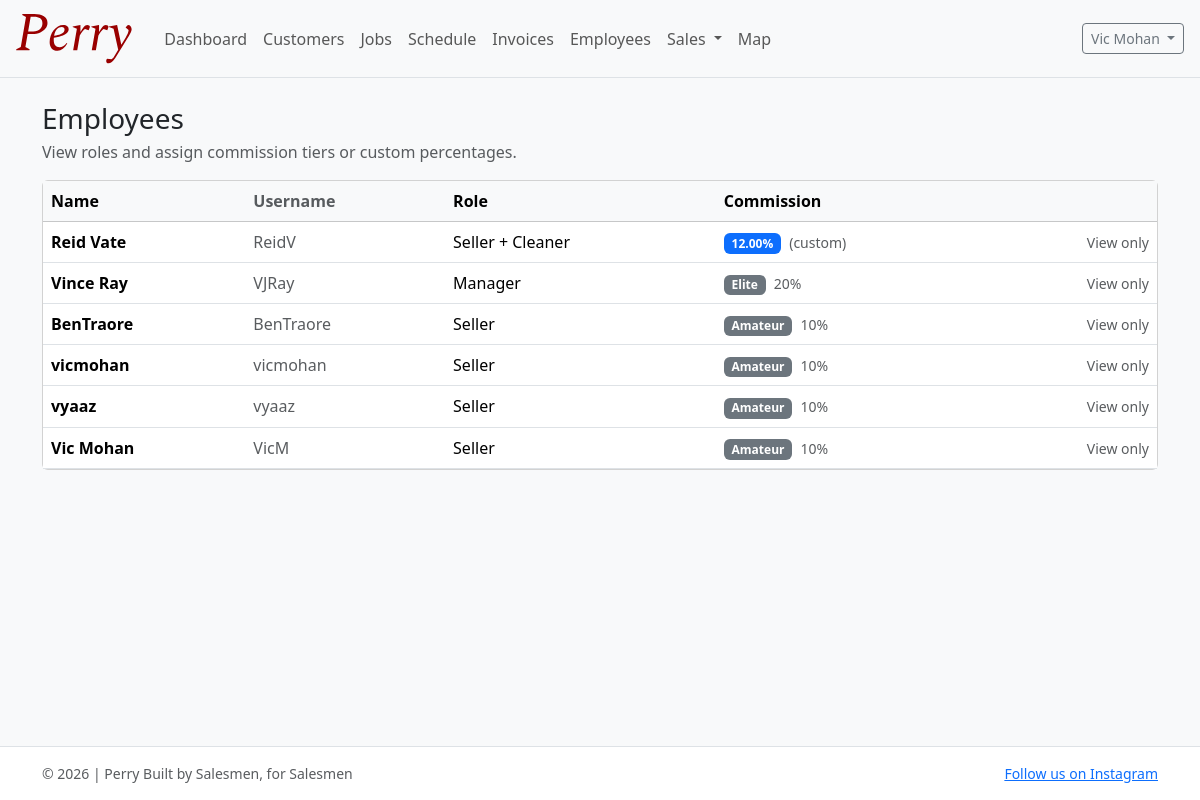
/accounts/employees/ (signed in), run on the app's committed database.
### accounts/models.py (models this page shows, shortened)
class User(AbstractUser):
    email = models.EmailField(blank=True)
    phone_number = models.CharField(max_length=30, blank=True)
    role = models.CharField(max_length=20, choices=UserRole.choices, default=UserRole.SELLER)
    profile_image = models.ImageField(upload_to="profile_pics/", null=True, blank=True)
    commission_tier = models.CharField(
        max_length=20, choices=CommissionTier.choices, default=CommissionTier.AMATEUR
    )
    commission_override_percentage = models.DecimalField(
        max_digits=5,
        decimal_places=2,
        null=True,
        blank=True,
        help_text="If set, overrides the tier percentage (e.g. 12.5 for 12.5%).",
    )
    hire_date = models.DateField(null=True, blank=True, default=timezone.now)
    def get_full_name(self) -> str:  # type: ignore[override]
        full = f"{self.first_name} {self.last_name}".strip()
        return full or self.username

### accounts/views.py (the view)
# urls.py: path("employees/", employees_list, name="employees_list"),
@login_required
def employees_list(request):
    from django.contrib.auth import get_user_model
    User = get_user_model()
    employees = User.objects.all().order_by("role", "last_name", "first_name", "username")
    can_edit = getattr(request.user, "role", None) == "MANAGER"
    return render(
        request,
        "accounts/employees_list.html",
        {"employees": employees, "can_edit": can_edit},
    )

### templates/accounts/employees_list.html (shortened to what this page needs)
{% extends "base.html" %}
{% block content %}
  <div class="d-flex justify-content-between align-items-start gap-3 flex-wrap mb-3">
    <div>
      <h1 class="h3 mb-1">Employees</h1>
      <div class="text-muted">View roles and assign commission tiers or custom percentages.</div>
    </div>
  </div>
  <div class="card">
    <div class="card-body p-0">
      <div class="table-responsive">
        <table class="table table-hover mb-0 align-middle">
          <thead class="table-light">
            <tr>
              <th>Name</th>
              <th class="text-muted">Username</th>
              <th>Role</th>
              <th>Commission</th>
              <th></th>
            </tr>
          </thead>
          <tbody>
            {% for e in employees %}
              <tr>
                <td class="fw-semibold">{{ e.get_full_name }}</td>
                <td class="text-muted">{{ e.username }}</td>
                <td>{{ e.get_role_display }}</td>
                <td>
                  {% if e.commission_override_percentage %}
                    <span class="badge text-bg-primary">{{ e.commission_override_percentage }}%</span>
                    <span class="text-muted small ms-1">(custom)</span>
                  {% else %}
                    <span class="badge text-bg-secondary">{{ e.get_commission_tier_display }}</span>
                    {% if e.commission_tier == "AMATEUR" %}
                      <span class="text-muted small ms-1">10%</span>
                    {% elif e.commission_tier == "INTERMEDIATE" %}
                      <span class="text-muted small ms-1">15%</span>
                    {% elif e.commission_tier == "ELITE" %}
                      <span class="text-muted small ms-1">20%</span>
                    {% endif %}
                  {% endif %}
                </td>
                <td class="text-end">
                  {% if can_edit %}
                    <a class="btn btn-sm btn-outline-primary" href="{% url 'employee_commission_edit' e.id %}">Edit</a>
                  {% else %}
                    <span class="text-muted small">View only</span>
                  {% endif %}
                </td>
              </tr>
            {% empty %}
              <tr>
                <td colspan="5" class="text-center text-muted py-4">No employees found.</td>
              </tr>
            {% endfor %}
          </tbody>
        </table>
      </div>
    </div>
  </div>
{% endblock %}

### templates/base.html (shortened to what this page needs)
{% load static %}
<!doctype html>
<html lang="en">
  <head>
    <link
      href="https://cdn.jsdelivr.net/npm/bootstrap@5.3.3/dist/css/bootstrap.min.css"
      rel="stylesheet"
    />
  </head>
  <body class="d-flex flex-column min-vh-100 bg-light">
    <nav class="navbar navbar-expand-lg bg-body-tertiary border-bottom">
      <div class="container-fluid px-3">
        <a class="navbar-brand" href="{% url 'dashboard' %}">
          <img src="{% static 'images/PerryLogoOfficial.svg' %}" alt="Perry" height="50" class="d-inline-block align-text-top me-2" />
        </a>
        <div class="collapse navbar-collapse" id="navbarMain">
          <ul class="navbar-nav me-auto mb-2 mb-lg-0">
            <li class="nav-item">
              <a class="nav-link" href="{% url 'dashboard' %}">Dashboard</a>
            </li>
            <li class="nav-item">
              <a class="nav-link" href="{% url 'customer_list' %}">Customers</a>
            </li>
            <li class="nav-item">
              <a class="nav-link" href="{% url 'job_list' %}">Jobs</a>
            </li>
            <li class="nav-item">
              <a class="nav-link" href="{% url 'schedule_list' %}">Schedule</a>
            </li>
            <li class="nav-item">
              <a class="nav-link" href="{% url 'invoice_list' %}">Invoices</a>
            </li>
            {% if user.is_authenticated %}
              <li class="nav-item">
                <a class="nav-link" href="{% url 'employees_list' %}">Employees</a>
              </li>
            {% endif %}
            {% if user.is_authenticated %}
              <li class="nav-item dropdown">
                <a class="nav-link dropdown-toggle" href="#" role="button" data-bs-toggle="dropdown" aria-expanded="false">
                  Sales
                </a>
              </li>
            {% endif %}
            <li class="nav-item">
              <a class="nav-link" href="{% url 'map' %}">Map</a>
            </li>
          </ul>
          <div class="d-flex gap-2">
            {% if user.is_authenticated %}
              <div class="dropdown">
                <button class="btn btn-outline-secondary btn-sm dropdown-toggle" data-bs-toggle="dropdown">
                  {{ user.get_full_name|default:user.username }}
                </button>
              </div>
            {% else %}
              <a class="btn btn-outline-secondary btn-sm" href="{% url 'register' %}">Sign Up</a>
              <a class="btn btn-primary btn-sm" href="{% url 'login' %}">Login</a>
            {% endif %}
          </div>
        </div>
      </div>
    </nav>
    <main class="flex-grow-1">
      <div class="container py-4">
        {% block content %}{% endblock %}
      </div>
    </main>
    <footer class="border-top bg-white">
      <div class="container py-3 small text-muted d-flex justify-content-between gap-3 flex-wrap">
        <span>&copy; {% now "Y" %} | Perry Built by Salesmen, for Salesmen</span>
        <span><a href="https://www.instagram.com/collegiatecleanersllc" target="_blank">Follow us on Instagram</a></span>
      </div>
    </footer>
  </body>
</html>

### data on the page
User: get_full_name "Vic Mohan", username "VicM", role "Seller", commission_tier "Amateur", shows "10%"
User: get_full_name "Reid Vate", username "ReidV", role "Seller + Cleaner", commission_override_percentage "12.00"
User: get_full_name "Vince Ray", username "VJRay", role "Manager", commission_tier "Elite", shows "20%"
User: get_full_name "BenTraore", username "BenTraore", role "Seller", commission_tier "Amateur", shows "10%"
User: get_full_name "vicmohan", username "vicmohan", role "Seller", commission_tier "Amateur", shows "10%"
User: get_full_name "vyaaz", username "vyaaz", role "Seller", commission_tier "Amateur", shows "10%"
